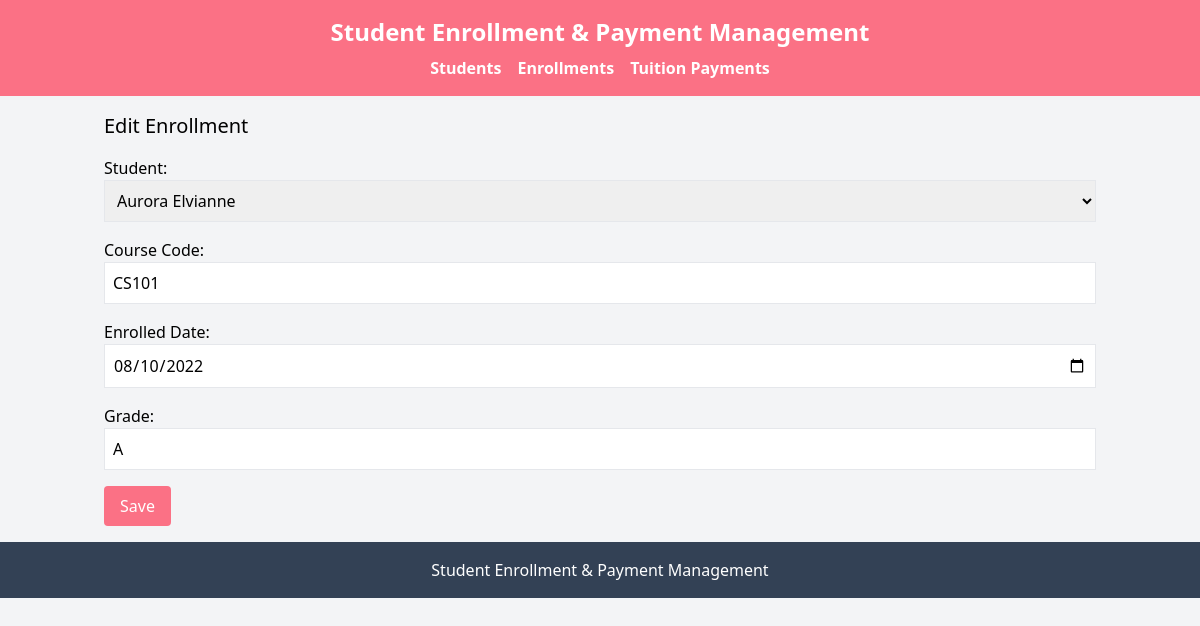
Page /index.php?entity=enrollment&action=edit&id=1 on the committed database.
### tables this page shows
CREATE TABLE `enrollment` (
  `enrollment_id` int NOT NULL,
  `student_id` varchar(20) DEFAULT NULL,
  `course_code` varchar(20) DEFAULT NULL,
  `enrolled_date` date DEFAULT NULL,
  `grade` varchar(5) DEFAULT NULL
);

CREATE TABLE `students` (
  `id` varchar(20) NOT NULL,
  `name` varchar(100) DEFAULT NULL,
  `phone` varchar(20) DEFAULT NULL,
  `join_date` date DEFAULT NULL
);

### model/Enrollment.php (called while the page is built, shortened)
<?php
require_once 'config/database.php';
class Enrollment {
    private $conn;
    private $table = 'enrollment';
    public function __construct() {
        $database = new Database();
        $this->conn = $database->getConnection();
    }
    public function getById($enrollment_id) {
        $query = "SELECT e.*, s.name as student_name FROM " . $this->table . " e LEFT JOIN students s ON e.student_id = s.id WHERE e.enrollment_id = :enrollment_id";
        $stmt = $this->conn->prepare($query);
        $stmt->bindParam(':enrollment_id', $enrollment_id);
        $stmt->execute();
        return $stmt->fetch(PDO::FETCH_ASSOC);
    }
}
?>

### config/database.php (called while the page is built, shortened)
<?php
class Database {
    private $host = "localhost";
    private $db_name = "students_mvvm";
    private $username = "root";
    private $password = "";
    public function getConnection() {
        $this->conn = null;
        try {
            $this->conn = new PDO("mysql:host=" . $this->host . ";dbname=" . $this->db_name, $this->username, $this->password);
            $this->conn->setAttribute(PDO::ATTR_ERRMODE, PDO::ERRMODE_EXCEPTION);
            $this->conn->setAttribute(PDO::ATTR_DEFAULT_FETCH_MODE, PDO::FETCH_ASSOC);
        } catch(PDOException $e) {
            echo "Connection Error: " . $e->getMessage();
        }
        return $this->conn;
    }
}
?>

### model/Student.php (called while the page is built, shortened)
<?php
require_once 'config/database.php';
class Student {
    private $conn;
    private $table = 'students';
    public function __construct() {
        $database = new Database();
        $this->conn = $database->getConnection();
    }
    public function getAll() {
        $query = "SELECT * FROM " . $this->table;
        $stmt = $this->conn->prepare($query);
        $stmt->execute();
        return $stmt->fetchAll(PDO::FETCH_ASSOC);
    }
}
?>

### viewmodel/EnrollmentViewModel.php (called while the page is built, shortened)
<?php
require_once 'model/Enrollment.php';
require_once 'model/Student.php';
class EnrollmentViewModel {
    private $enrollment;
    private $student;
    public function __construct() {
        $this->enrollment = new Enrollment();
        $this->student = new Student();
    }
    public function getEnrollmentById($enrollment_id) {
        return $this->enrollment->getById($enrollment_id);
    }
    public function getStudents() {
        return $this->student->getAll();
    }
}
?>

### views/enrollment_form.php (the view)
<?php
require_once 'views/template/header.php';
?>
<h2 class="text-xl mb-4"><?php echo isset($enrollment) ? 'Edit Enrollment' : 'Add Enrollment'; ?></h2>
<form action="index.php?entity=enrollment&action=<?php echo isset($enrollment) ? 'update&id=' . $enrollment['enrollment_id'] : 'save'; ?>" method="POST" class="space-y-4">
    <div>
        <label class="block">Student:</label>
        <select name="student_id" class="border p-2 w-full" required>
            <?php foreach ($students as $student): ?>
            <option value="<?php echo $student['id']; ?>" <?php echo isset($enrollment) && $enrollment['student_id'] == $student['id'] ? 'selected' : ''; ?>><?php echo $student['name']; ?></option>
            <?php endforeach; ?>
        </select>
    </div>
    <div>
        <label class="block">Course Code:</label>
        <input type="text" name="course_code" value="<?php echo isset($enrollment) ? $enrollment['course_code'] : ''; ?>" class="border p-2 w-full" required>
    </div>
    <div>
        <label class="block">Enrolled Date:</label>
        <input type="date" name="enrolled_date" value="<?php echo isset($enrollment) ? $enrollment['enrolled_date'] : ''; ?>" class="border p-2 w-full" required>
    </div>
    <div>
        <label class="block">Grade:</label>
        <input type="text" name="grade" value="<?php echo isset($enrollment) ? $enrollment['grade'] : ''; ?>" class="border p-2 w-full">
    </div>
    <button type="submit" class="bg-rose-400 text-white px-4 py-2 rounded">Save</button>
</form>
<?php
require_once 'views/template/footer.php';
?>

### rows in the picture
enrollment: student_id "Aurora Elvianne", course_code "CS101", enrolled_date "08/10/2022", grade "A"
